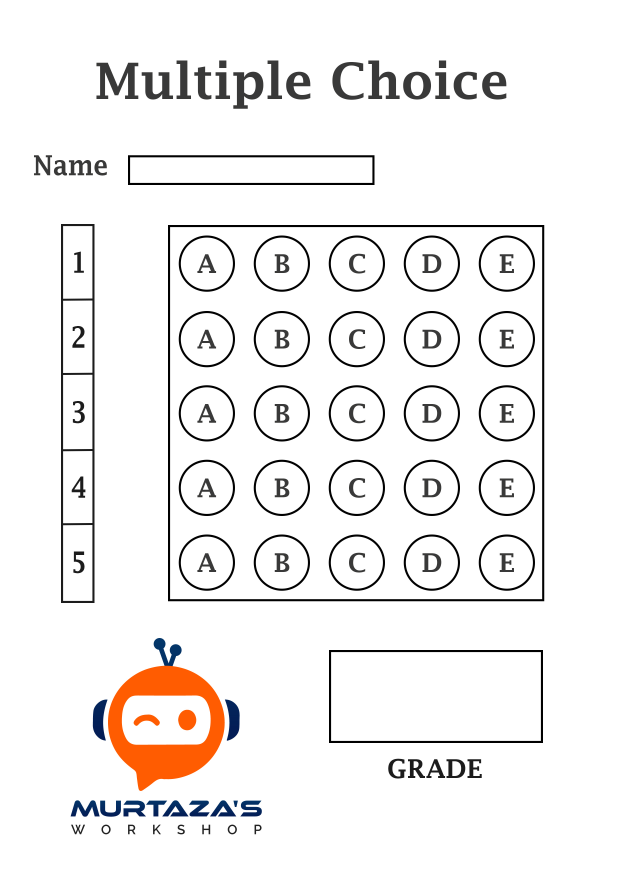
#> input picture images/MCQPaper.jpg, 2480 x 3508 px, given in place of the camera (shown at 1/4 size)
$ jupyter execute OMR_Main.ipynb   (older library calls are emulated)
#> lines starting #> are read from the running program, lines starting #| are printed output that depends on the picture; after the words box and inside, x2 and y2 are one past the last pixel; in counts of white or black regions, pixels touching at a corner belong together
#> further down, img is the input picture: shape (3508, 2480, 3); mean B, G, R 239, 239.9, 241.8
### utils.py
import cv2
import numpy as np

## TO STACK ALL THE IMAGES IN ONE WINDOW
def stackImages(imgArray,scale,lables=[]):
    rows = len(imgArray)
    cols = len(imgArray[0])
    rowsAvailable = isinstance(imgArray[0], list)
    width = imgArray[0][0].shape[1]
    height = imgArray[0][0].shape[0]
    if rowsAvailable:
        for x in range ( 0, rows):
            for y in range(0, cols):
                imgArray[x][y] = cv2.resize(imgArray[x][y], (0, 0), None, scale, scale)
                if len(imgArray[x][y].shape) == 2: imgArray[x][y]= cv2.cvtColor( imgArray[x][y], cv2.COLOR_GRAY2BGR)
        imageBlank = np.zeros((height, width, 3), np.uint8)
        hor = [imageBlank]*rows
        hor_con = [imageBlank]*rows
        for x in range(0, rows):
            hor[x] = np.hstack(imgArray[x])
            hor_con[x] = np.concatenate(imgArray[x])
        ver = np.vstack(hor)
        ver_con = np.concatenate(hor)
    else:
        for x in range(0, rows):
            imgArray[x] = cv2.resize(imgArray[x], (0, 0), None, scale, scale)
            if len(imgArray[x].shape) == 2: imgArray[x] = cv2.cvtColor(imgArray[x], cv2.COLOR_GRAY2BGR)
        hor= np.hstack(imgArray)
        hor_con= np.concatenate(imgArray)
        ver = hor
    if len(lables) != 0:
        eachImgWidth= int(ver.shape[1] / cols)
        eachImgHeight = int(ver.shape[0] / rows)
        #print(eachImgHeight)
        for d in range(0, rows):
            for c in range (0,cols):
                cv2.rectangle(ver,(c*eachImgWidth,eachImgHeight*d),(c*eachImgWidth+len(lables[d][c])*13+27,30+eachImgHeight*d),(255,255,255),cv2.FILLED)
                cv2.putText(ver,lables[d][c],(eachImgWidth*c+10,eachImgHeight*d+20),cv2.FONT_HERSHEY_COMPLEX,0.7,(255,0,255),2)
    return ver
def rectContour(contours):
    rectCon = []
    unRectCOn = []
    max_area = 0
    for i in contours:
        area = cv2.contourArea(i)
        if area > 50:
            peri = cv2.arcLength(i, True)
            approx = cv2.approxPolyDP(i, 0.02 * peri, True)
            if len(approx) == 4:
                rectCon.append(i)
            else:
                unRectCOn.append(i)
        else:
            unRectCOn.append(i)
    rectCon = sorted(rectCon, key=cv2.contourArea,reverse=True)
    unRectCOn.extend(rectCon[2:])
    return rectCon, unRectCOn

def getCornerPoints(cont):
    peri = cv2.arcLength(cont, True)
    approx = cv2.approxPolyDP(cont, peri * 0.02, True)
    return approx

def reorder(myPoints):
    myPoints = myPoints.reshape((4, 2))
    myPointsNew = np.zeros((4, 1, 2), np.int32)
    add = myPoints.sum(1)
    myPointsNew[0] = myPoints[np.argmin(add)]
    myPointsNew[3] = myPoints[np.argmax(add)]
    diff = np.diff(myPoints, axis = 1)
    myPointsNew[1] = myPoints[np.argmin(diff)]
    myPointsNew[2] = myPoints[np.argmax(diff)]
    return myPointsNew

def splitBoxes(img):
    rows = np.vsplit(img,5)
    boxes=[]
    for r in rows:
        cols= np.hsplit(r,5)
        for box in cols:
            boxes.append(box)
    return boxes
def showAnswers(img, myIndex, grading, ans, questions, choices):
    secW = int(img.shape[1] / questions)
    secH = int(img.shape[0] / choices)

    for x in range(0, questions):
        myAns = myIndex[x]
        cX = (myAns * secW) + secW // 2
        cY = (x * secH) + secH // 2

        if grading[x] == 1:
            myColor = (0, 255, 0)
        else:
            myColor = (0, 0, 255)
            correctAns = ans[x]
            cv2.circle(img, ((correctAns * secW) + secW // 2, (x * secH) + secH // 2), 30, (0, 255, 0), cv2.FILLED)

        cv2.circle(img, (cX, cY), 50, myColor, cv2.FILLED)
    return img
def showUnMark(img, myIndex, unmark, grading, ans, questions, choices):
    secW = int(img.shape[1] / questions)
    secH = int(img.shape[0] / choices)

    for x, y in unmark:
        cX = (y * secW) + secW // 2
        cY = (x * secH) + secH // 2
        cv2.circle(img, (cX, cY), 50, (255, 0, 0), cv2.FILLED)

    return img
def sobel(blur):
    sobelx_64 = cv2.Sobel(blur,cv2.CV_32F,1,0,ksize=3)
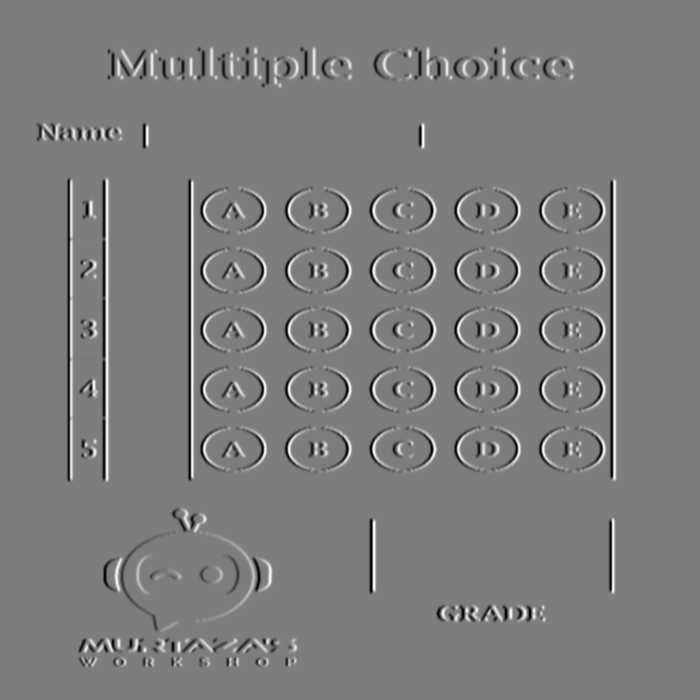
#> sobelx_64: shape (700, 700) float32; min -628, max 644, mean 0; drawn with min black and max white
    absx_64 = np.absolute(sobelx_64)
    sobelx_8u1 = absx_64/absx_64.max()*255
    sobelx_8u = np.uint8(sobelx_8u1)

    sobely_64 = cv2.Sobel(blur,cv2.CV_32F,0,1,ksize=3)
    absy_64 = np.absolute(sobely_64)
    sobely_8u1 = absy_64/absy_64.max()*255
    sobely_8u = np.uint8(sobely_8u1)

    mag = np.hypot(sobelx_8u, sobely_8u)
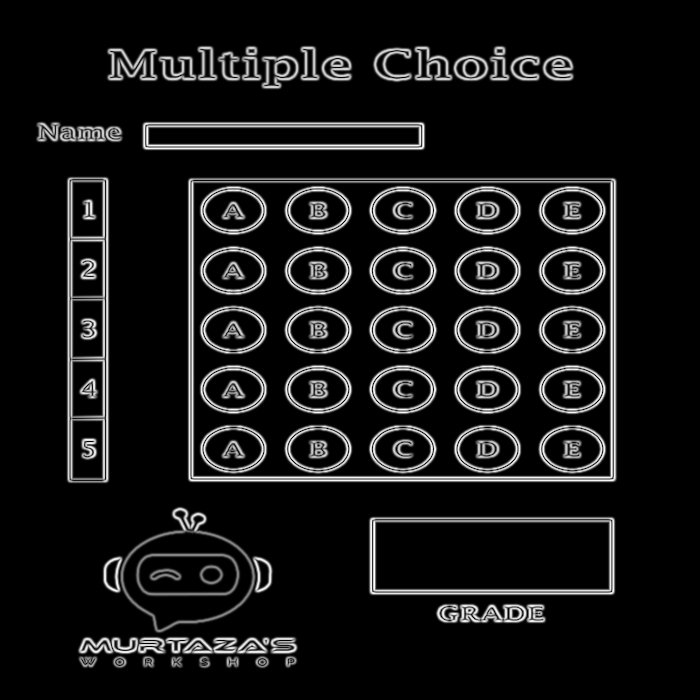
#> mag: shape (700, 700) float16; min 0, max 255, mean 22.6
    mag = mag/mag.max()*255
    mag = np.uint8(mag)

    theta = np.arctan2(sobely_64, sobelx_64)
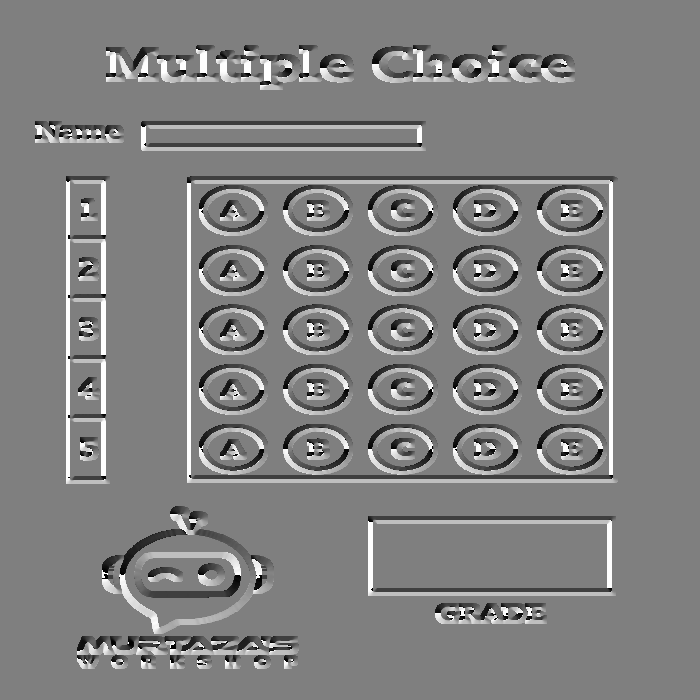
#> theta: shape (700, 700) float32; min -3.14, max 3.14, mean 0.0462; drawn with min black and max white
    angle = np.rad2deg(theta)

    # [4 lines of commented-out code are left out]
    return mag,  angle

def nonMax(mag, angle):
    M, N = mag.shape
    Non_max = np.zeros((M,N), dtype= np.uint8)

    for i in range(1,M-1):
        for j in range(1,N-1):
            if (0 <= angle[i,j] < 22.5) or (157.5 <= angle[i,j] <= 180) or (-22.5 <= angle[i,j] < 0) or (-180 <= angle[i,j] < -157.5):
                b = mag[i, j+1]
                c = mag[i, j-1]
            elif (22.5 <= angle[i,j] < 67.5) or (-157.5 <= angle[i,j] < -112.5):
                b = mag[i+1, j+1]
                c = mag[i-1, j-1]
            elif (67.5 <= angle[i,j] < 112.5) or (-112.5 <= angle[i,j] < -67.5):
                b = mag[i+1, j]
                c = mag[i-1, j]
            elif (112.5 <= angle[i,j] < 157.5) or (-67.5 <= angle[i,j] < -22.5):
                b = mag[i+1, j-1]
                c = mag[i-1, j+1]

            if (mag[i,j] >= b) and (mag[i,j] >= c):
                Non_max[i,j] = mag[i,j]
            else:
                Non_max[i,j] = 0
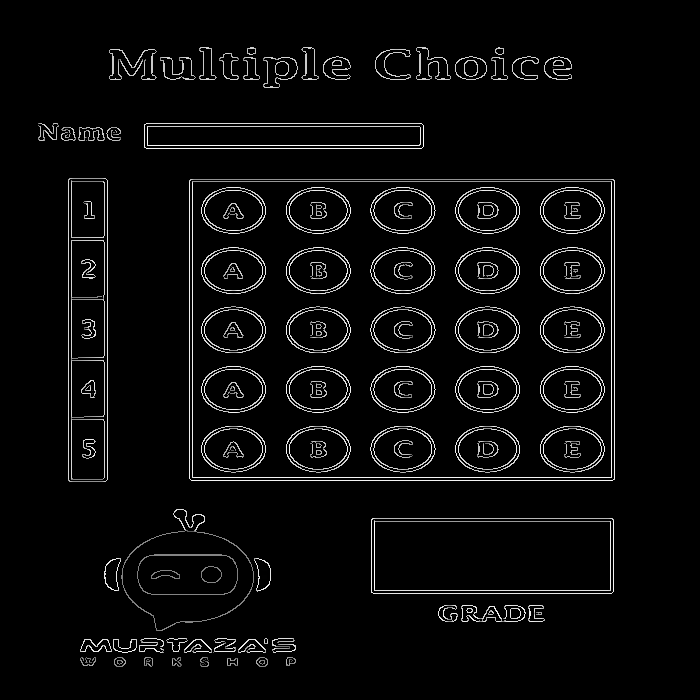
#> Non_max: shape (700, 700); min 0, max 255, mean 10.4

    #cv2.imshow('Non-Max Suppression Result', Non_max)
    return Non_max
def hysteresis(Non_max):
    highThreshold = 50
    lowThreshold = 10

    M, N = Non_max.shape
    out = np.zeros((M,N), dtype= np.uint8)

    strong_i, strong_j = np.where(Non_max >= highThreshold)
    zeros_i, zeros_j = np.where(Non_max < lowThreshold)

    weak_i, weak_j = np.where((Non_max <= highThreshold) & (Non_max >= lowThreshold))
#> weak_i = [59, 59, 67, 67, 67, 75, 79, 390, 393]; weak_j = [283, 436, 331, 552, 553, 433, 433, 92, 92]

    out[strong_i, strong_j] = 255
    out[zeros_i, zeros_j ] = 0
    out[weak_i, weak_j] = 75

    double(out)
    #cv2.imshow("Hysteresis", out)
    return out
def double(out):
    M, N = out.shape
    for i in range(1, M-1):
        for j in range(1, N-1):
            if (out[i,j] == 75):
                if 255 in [out[i+1, j-1],out[i+1, j],out[i+1, j+1],out[i, j-1],out[i, j+1],out[i-1, j-1],out[i-1, j],out[i-1, j+1]]:
                    out[i, j] = 255
                else:
                    out[i, j] = 0

### OMR_Main.ipynb
[cell 1]
import cv2
import numpy as np
import utils
import inspect

[cell 2]
width = 700
height = 700
questions = 5
choices = 5
ans = [0,1,1,2,4]

[cell 3]
path = "./images/a.jpg"

[cell 4]
webcamFeed = True
cameraNo = 0

cap = cv2.VideoCapture(cameraNo)
cap.set(10, 150)
while True:
    if webcamFeed:success, img = cap.read()
    else:
        img = cv2.imread(path)

    img_res = cv2.resize(img, (width, height))
    imgFinal = img_res.copy()
    imgFinal2 = img_res.copy()
    imgGray = cv2.cvtColor(img_res, cv2.COLOR_BGR2GRAY)
    imgBlur = cv2.GaussianBlur(imgGray, (5,5), 1)
    # Sử dụng hàm để phát hiện biên
    mag, angle = utils.sobel(imgBlur)
    non_max = utils.nonMax(mag, angle)
    imgCanny = utils.hysteresis(non_max)
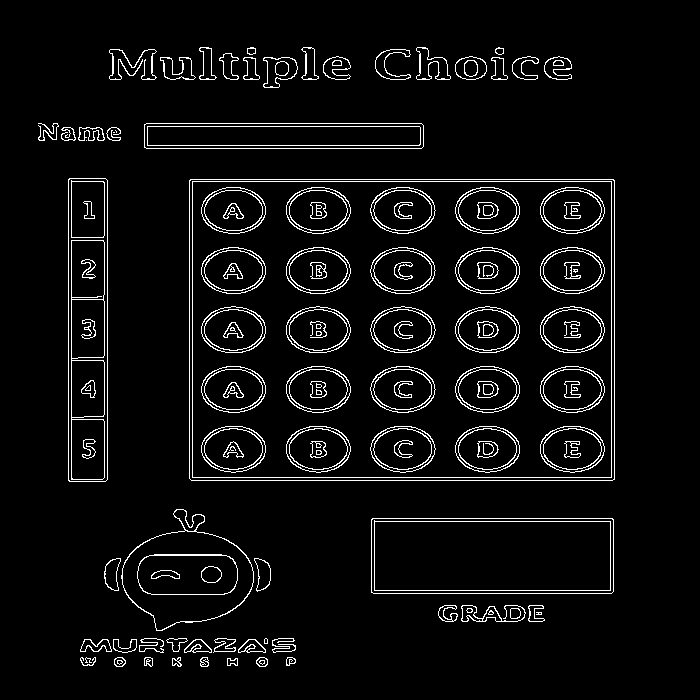
#> imgCanny: shape (700, 700); 5.1% white in thin lines or dots, all inside (x1, y1, x2, y2) = (38, 47, 615, 667)
    #Sử dụng thư viện
    #imgCanny = cv2.Canny(imgBlur, 10, 50)
    imgContours = img_res.copy()
    imgContours2 = img_res.copy()
    imgBiggestContours = img_res.copy()

    try:
        contours, hierarchy = cv2.findContours(imgCanny, cv2.RETR_EXTERNAL, cv2.CHAIN_APPROX_NONE)
#> contours = 53 contours, 11 with area under 20; largest, box (x1, y1, x2, y2) and area: (189, 179, 615, 481) 127920, (371, 518, 614, 594) 18146, (68, 178, 108, 482) 11812, (121, 509, 254, 631) 9932, (144, 123, 424, 149) 6968
        cv2.drawContours(imgContours, contours, -1, (0, 255, 0), 10)
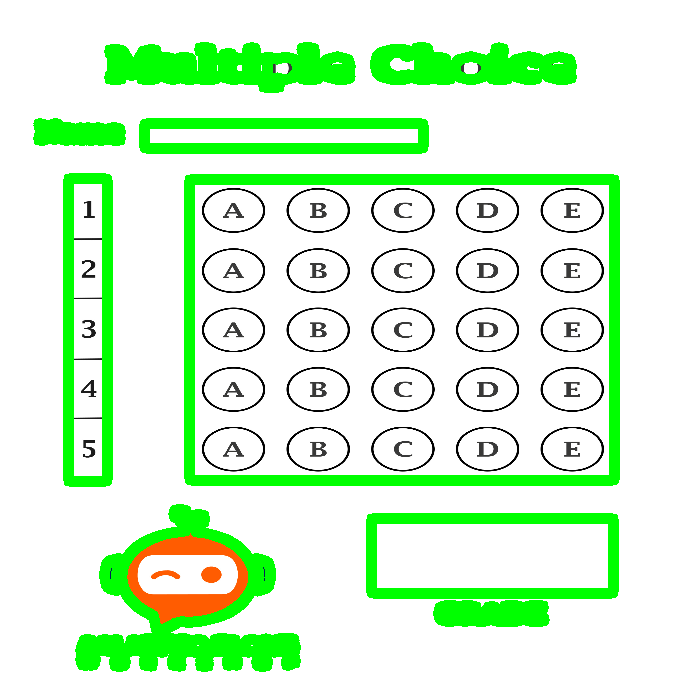
#> imgContours: shape (700, 700, 3); mean B, G, R 210.1, 247.7, 212.3
        rectCon, unRect =  utils.rectContour(contours)
#> the loop in rectContour, `for i in contours:` made 53 passes
#> (area, peri, approx) on passes 26, 28, 29, 36: (18145.5, 631.1, [[371, 519], [373, 593], [613, 591], [612, 518]]), (127920.5, 1449.1, [[189, 180], [191, 480], [614, 479], [613, 179]]), (11812, 680.5, [[69, 178], [68, 480], [105, 481], [107, 180]]), (6968, 604.5, [[144, 124], [146, 148], [423, 146], [421, 123]])
#> after the loop in rectContour, `for i in contours:`: rectCon = 4 contours; box (x1, y1, x2, y2) and area: (189, 179, 615, 481) 127920, (371, 518, 614, 594) 18146, (68, 178, 108, 482) 11812, (144, 123, 424, 149) 6968; unRectCOn = 49 contours, 11 with area under 20; largest, box (x1, y1, x2, y2) and area: (121, 509, 254, 631) 9932, (263, 57, 298, 88) 704, (455, 56, 487, 80) 578, (416, 47, 451, 80) 562, (160, 57, 196, 80) 446
#> unRect = 51 contours, 11 with area under 20; largest, box (x1, y1, x2, y2) and area: (68, 178, 108, 482) 11812, (121, 509, 254, 631) 9932, (144, 123, 424, 149) 6968, (263, 57, 298, 88) 704, (455, 56, 487, 80) 578
        cv2.drawContours(imgContours2, unRect, -1, (0, 255, 0), 10)
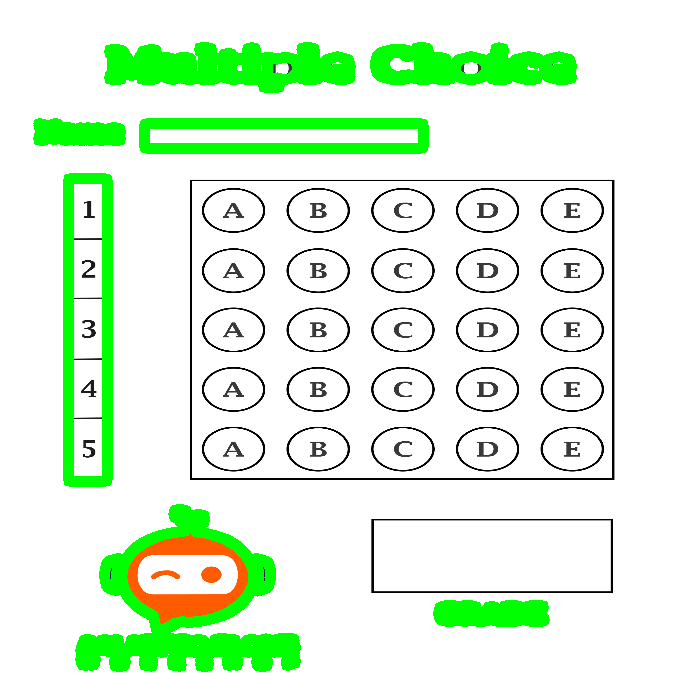
#> imgContours2: shape (700, 700, 3); mean B, G, R 220, 245.7, 222.3
        biggestContours = utils.getCornerPoints(rectCon[0])
#> in getCornerPoints, `peri = cv2.arcLength(cont, True)`: peri = 1449.1
#> in getCornerPoints, `approx = cv2.approxPolyDP(cont, peri * 0.02, True)`: approx = [[189, 180], [191, 480], [614, 479], [613, 179]]
#> biggestContours = [[189, 180], [191, 480], [614, 479], [613, 179]]
        gradePoints = utils.getCornerPoints(rectCon[1])
#> gradePoints = [[371, 519], [373, 593], [613, 591], [612, 518]]

        if biggestContours.size != 0 and gradePoints.size != 0:
            biggestPoints=utils.reorder(biggestContours)
#> in reorder, `myPoints = myPoints.reshape((4, 2))`: myPoints = [[189, 180], [191, 480], [614, 479], [613, 179]]
#> in reorder, `add = myPoints.sum(1)`: add = [369, 671, 1093, 792]
#> in reorder, `diff = np.diff(myPoints, axis = 1)`: diff = [-9, 289, -135, -434]
#> biggestPoints = [[189, 180], [613, 179], [191, 480], [614, 479]]
            cv2.drawContours(imgBiggestContours, biggestPoints, -1, (0, 255, 0), 20)
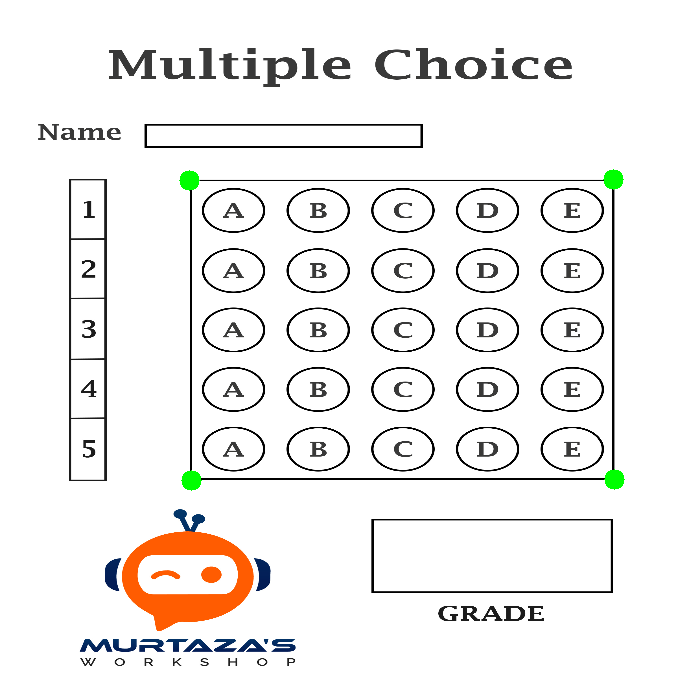
#> imgBiggestContours: shape (700, 700, 3); mean B, G, R 238.4, 240, 241.2
            pt1 = np.float32(biggestPoints)
#> pt1 = [[189, 180], [613, 179], [191, 480], [614, 479]]
            pt2 = np.float32([[0, 0],[width, 0], [0, height],[width, height]])
            matrix = cv2.getPerspectiveTransform(pt1, pt2)
#> matrix = [[1.65, -0.011, -309.6], [0.00548, 2.32, -419.4], [-3.71e-08, -7.85e-06, 1]]
#> (the rest of the program and of its run is left out)
